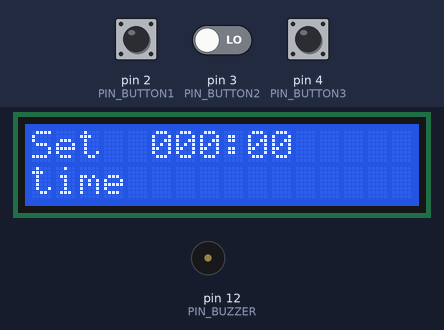
Recording of a program running on a simulated Arduino Uno, built with avr-gcc and run on an emulated ATmega328P. Parts: 16×2 character LCD, buzzer (waves = sounding). The inputs (shaded band) are chosen by the test bench; at power-on: pin 2 (PIN_BUTTON1) LOW, pin 4 (PIN_BUTTON3) LOW, pin 3 (PIN_BUTTON2) LOW. What the program prints to the serial monitor is not drawn.

Above: at 1.2 s.
1.3 s: pin 2 (PIN_BUTTON1) pulled HIGH for 0.15 s
At 2.0 s:
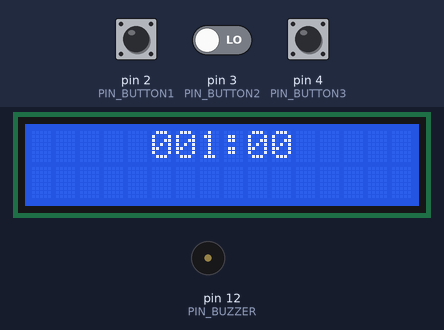
2.9 s: pin 4 (PIN_BUTTON3) pulled HIGH for 0.15 s
At 3.8 s:
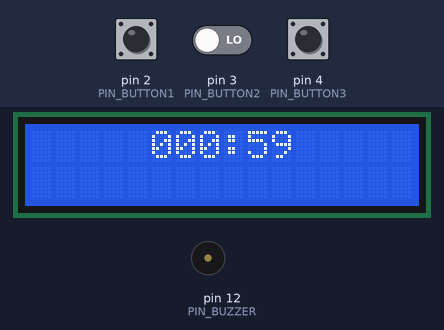
4.5 s: pin 4 (PIN_BUTTON3) pulled HIGH for 1 s
At 5.5 s:
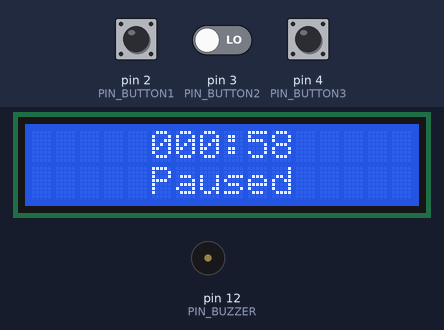
7.0 s: pin 2 (PIN_BUTTON1) pulled HIGH for 1 s
At 7.5 s:
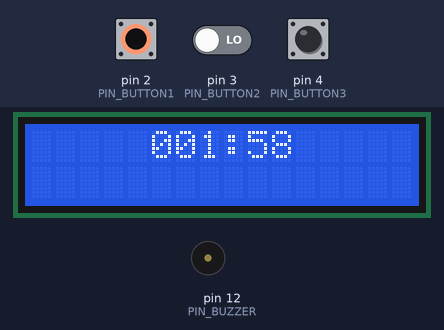
9.5 s: pin 2 (PIN_BUTTON1) driven HIGH and pin 3 (PIN_BUTTON2) driven HIGH
At 10.3 s:
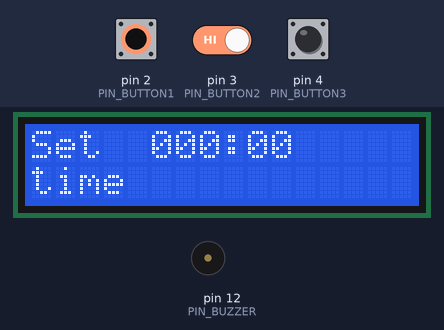
Timing chart, 0 to 13.5 s (numbered marks = the images above; inputs shaded):
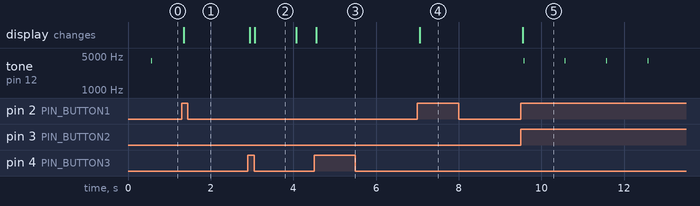

The program:

main.cpp
```cpp
#include <Arduino.h>
#include "main.h"
#include "lcd.h"

static protimer_t protimer;
static void protimer_event_dispatcher(protimer_t *const mobj, event_t const *const e);
static uint8_t process_button_pad_value(uint8_t btn_pad_value);
static void display_init(void);
static void protimer_state_table_init(protimer_t *const mobj);
void setup() {
  // put your setup code here, to run once:
  Serial.begin(115200);
  display_init();
  Serial.println("Productive timer application");
  Serial.println("===========================");
  pinMode(PIN_BUTTON1,INPUT);
  pinMode(PIN_BUTTON2,INPUT);
  pinMode(PIN_BUTTON3,INPUT);

  protimer_state_table_init(&protimer);
  protimer_init(&protimer);
}

void loop() {
  // put your main code here, to run repeatedly:
  uint8_t b1,b2,b3,btn_pad_value;
  protimer_user_event_t ue;
  static uint32_t current_time = millis();
  static protimer_tick_event_t te;

  //1. read the button pad status
  b1 = digitalRead(PIN_BUTTON1);
  b2 = digitalRead(PIN_BUTTON2);
  b3 = digitalRead(PIN_BUTTON3);
  btn_pad_value = (b1<<2)|(b2<<1)|b3;
  //software button de-bouncing
  btn_pad_value = process_button_pad_value(btn_pad_value);

   //2. make an event
  if(btn_pad_value){
    if(btn_pad_value == BTN_PAD_VALUE_INC_TIME){
      ue.super.sig = INC_TIME;
    }else if(btn_pad_value == BTN_PAD_VALUE_DEC_TIME){
      ue.super.sig = DEC_TIME;
    }else if(btn_pad_value == BTN_PAD_VALUE_SP){
      ue.super.sig = START_PAUSE;
    }else if(btn_pad_value == BTN_PAD_VALUE_ABRT){
      ue.super.sig = ABRT;
    }
     //3. send it to event dispatcher
    protimer_event_dispatcher(&protimer,&ue.super);
  }

    //4. dispatch the time tick event for every 100ms
  if(millis() - current_time  >= 100){
    //100ms has passed
    current_time = millis();
    te.super.sig = TIME_TICK;
    if(++te.ss > 10) te.ss = 1;
    protimer_event_dispatcher(&protimer,&te.super);
  }

}

static void protimer_state_table_init(protimer_t *const mobj)
{
    static e_handler_t protimer_state_table[MAX_STATES][MAX_SIGNALS] = {
      [IDLE]	  	  = {&IDLE_Inc_time,NULL,&IDLE_Time_tick,&IDLE_Start_pause,NULL,&IDLE_Entry,&IDLE_Exit},
      [TIME_SET] 	  = {&TIME_SET_Inc_time,&TIME_SET_Dec_time,NULL,&TIME_SET_Start_pause,&TIME_SET_abrt,&TIME_SET_Entry,&TIME_SET_Exit},
      [COUNTDOWN] 	= {NULL,NULL,&COUNTDOWN_Time_tick,&COUNTDOWN_Start_pause,&COUNTDOWN_abrt,NULL,COUNTDOWN_Exit},
      [PAUSE] 		  = {&PAUSE_Inc_time,&PAUSE_Dec_time,NULL,&PAUSE_Start_pause,&PAUSE_abrt,&PAUSE_Entry,&PAUSE_Exit},
      [STAT] 		    = {NULL,NULL,&STAT_Time_tick,NULL,NULL,&STAT_Entry,STAT_Exit}
    };

   mobj->state_table = (uintptr_t*) &protimer_state_table[0][0];

}

static uint8_t process_button_pad_value(uint8_t btn_pad_value)
{
  static button_state_t btn_sm_state = NOT_PRESSED;
  static uint32_t curr_time = millis();

  switch(btn_sm_state){
    case NOT_PRESSED:{
      if(btn_pad_value){
        btn_sm_state = BOUNCE;
        curr_time = millis();
      }
      break;
    }
    case BOUNCE:{
      if(millis() - curr_time >= 50 ){
        //50ms has passed
        if(btn_pad_value){
          btn_sm_state = PRESSED;
          return btn_pad_value;
        }
        else
          btn_sm_state = NOT_PRESSED;
      }
      break;
    }
    case PRESSED:{
      if(!btn_pad_value){
        btn_sm_state = BOUNCE;
        curr_time = millis();
      }
      break;
    }

  }

  return 0;
}

static void protimer_event_dispatcher(protimer_t *const mobj, event_t const *const e)
{
  event_status_t status;
  protimer_state_t source, target;
  e_handler_t ehandler;

  source = mobj->active_state;
  ehandler = (e_handler_t) mobj->state_table[mobj->active_state * MAX_SIGNALS + e->sig];

   if(ehandler)
    status = (*ehandler)(mobj,e);

  if(status == EVENT_TRANSITION){
    target = mobj->active_state;
    event_t ee;
    //1. run the exit action for the source state
    ee.sig = EXIT;
    ehandler =(e_handler_t) mobj->state_table[source*MAX_SIGNALS + EXIT];
     if(ehandler)
      (*ehandler)(mobj,&ee);


    //2. run the entry action for the target state
    ee.sig = ENTRY;
    ehandler =(e_handler_t) mobj->state_table[target * MAX_SIGNALS + ENTRY];
    if(ehandler)
      (*ehandler)(mobj,&ee);
  }

}

static void display_init(void)
{
  lcd_begin(16,2);
  lcd_clear();
  lcd_move_cursor_L_to_R();
  lcd_set_cursor(0,0);
  lcd_no_auto_scroll();
  lcd_cursor_off();
}
```

main.h
```cpp
#ifndef MAIN_H
#define MAIN_H
#include <Arduino.h>

#define PIN_BUTTON1 2
#define PIN_BUTTON2 3
#define PIN_BUTTON3 4
#define PIN_BUZZER  12

//lcd connections
#define PIN_LCD_RS  5
#define PIN_LCD_RW  6
#define PIN_LCD_EN  7
#define PIN_LCD_D4  8
#define PIN_LCD_D5  9
#define PIN_LCD_D6  10
#define PIN_LCD_D7  11

#define BTN_PAD_VALUE_INC_TIME  4
#define BTN_PAD_VALUE_DEC_TIME  2
#define BTN_PAD_VALUE_ABRT      6
#define BTN_PAD_VALUE_SP        1

typedef enum{
    NOT_PRESSED,
    BOUNCE,
    PRESSED
}button_state_t;

/* Various States of the application*/
typedef enum{
    IDLE,
    TIME_SET,
    COUNTDOWN,
    PAUSE,
    STAT,
    MAX_STATES
}protimer_state_t;

/* Signals of the application*/
typedef enum{
    INC_TIME,
    DEC_TIME,
    TIME_TICK,
    START_PAUSE,
    ABRT,
/* Internal activity signals */
    ENTRY,
    EXIT,
    MAX_SIGNALS
}protimer_signal_t;

/* Main application structure */
typedef struct {
    uint32_t curr_time;
    uint32_t elapsed_time;
    uint32_t pro_time;
    protimer_state_t active_state;
    uintptr_t *state_table;
}protimer_t;

typedef struct {
    uint8_t sig;
}event_t;


typedef struct {
    event_t super;
}protimer_user_event_t;


typedef struct {
    event_t super;
    uint8_t ss;
}protimer_tick_event_t;

typedef enum{
    EVENT_HANDLED,
    EVENT_IGNORED,
    EVENT_TRANSITION
}event_status_t;

//prototypes of event handlers
event_status_t IDLE_Inc_time(protimer_t *const mobj, event_t const *const e);
event_status_t IDLE_Time_tick(protimer_t *const mobj, event_t const *const e);
event_status_t IDLE_Start_pause(protimer_t *const mobj, event_t const *const e);
event_status_t IDLE_Entry(protimer_t *const mobj, event_t const *const e);
event_status_t IDLE_Exit(protimer_t *const mobj, event_t const *const e);

event_status_t	COUNTDOWN_Start_pause(protimer_t *const mobj, event_t const *const e);
event_status_t	COUNTDOWN_abrt(protimer_t *const mobj, event_t const *const e);
event_status_t  COUNTDOWN_Exit(protimer_t *const mobj, event_t const *const e);
event_status_t  COUNTDOWN_Time_tick(protimer_t *const mobj, event_t const *const e);

event_status_t PAUSE_Inc_time(protimer_t *const mobj, event_t const *const e);
event_status_t PAUSE_Dec_time(protimer_t *const mobj, event_t const *const e);
event_status_t PAUSE_Start_pause(protimer_t *const mobj, event_t const *const e);
event_status_t PAUSE_abrt(protimer_t *const mobj, event_t const *const e);
event_status_t PAUSE_Entry(protimer_t *const mobj, event_t const *const e);
event_status_t PAUSE_Exit(protimer_t *const mobj, event_t const *const e);


event_status_t TIME_SET_Inc_time(protimer_t *const mobj, event_t const *const e);
event_status_t TIME_SET_Dec_time(protimer_t *const mobj, event_t const *const e);
event_status_t TIME_SET_Start_pause(protimer_t *const mobj, event_t const *const e);
event_status_t TIME_SET_abrt(protimer_t *const mobj, event_t const *const e);
event_status_t TIME_SET_Entry(protimer_t *const mobj, event_t const *const e);
event_status_t TIME_SET_Exit(protimer_t *const mobj, event_t const *const e);

event_status_t STAT_Time_tick(protimer_t *const mobj, event_t const *const e);
event_status_t STAT_Time_tick(protimer_t *const mobj, event_t const *const e);
event_status_t STAT_Entry(protimer_t *const mobj, event_t const *const e);
event_status_t STAT_Exit(protimer_t *const mobj, event_t const *const e);

//function pointer type for event handlers
typedef event_status_t  (*e_handler_t)(protimer_t *const mobj, event_t const *const e);
void protimer_init(protimer_t* mobj);
event_status_t protimer_state_machine(protimer_t *const mobj, event_t const *const e);
#endif 
```

protimer_state_mach.cpp
```cpp
#include "main.h"
#include "lcd.h"

//prototypes of helper functions
static void do_beep(void);
static void display_clear(void);
static void display_message(String s,uint8_t c , uint8_t r);
static void display_time(uint32_t time);

void protimer_init(protimer_t* mobj)
{
    event_t ee;
    e_handler_t ehandler;
    ee.sig = ENTRY;
    mobj->active_state = IDLE;
    mobj->pro_time = 0;
    ehandler = (e_handler_t) mobj->state_table[IDLE * MAX_SIGNALS + ENTRY];
    (*ehandler)(mobj,&ee);
}

event_status_t IDLE_Entry(protimer_t *const mobj, event_t const *const e){
    mobj->curr_time = 0;
    mobj->elapsed_time = 0;
    display_time(0);
    display_message("Set",0,0);
    display_message("time",0,1);
    return EVENT_HANDLED;
}

event_status_t IDLE_Exit(protimer_t *const mobj, event_t const *const e){
    display_clear();
    return EVENT_HANDLED;
}

event_status_t IDLE_Inc_time(protimer_t *const mobj, event_t const *const e){
    mobj->curr_time += 60;
    mobj->active_state = TIME_SET;
    return EVENT_TRANSITION;
}

event_status_t IDLE_Time_tick(protimer_t *const mobj, event_t const *const e){
    if( ((protimer_tick_event_t *)(e))->ss == 5){
        do_beep();
        return EVENT_HANDLED;
    }

    return EVENT_IGNORED;
}

event_status_t IDLE_Start_pause(protimer_t *const mobj, event_t const *const e){
    mobj->active_state = STAT;
    return EVENT_TRANSITION;
}

event_status_t	COUNTDOWN_Start_pause(protimer_t *const mobj, event_t const *const e){
    mobj->active_state = PAUSE;
    return EVENT_TRANSITION;
}
event_status_t	COUNTDOWN_abrt(protimer_t *const mobj, event_t const *const e){
    mobj->active_state = IDLE;
    return EVENT_TRANSITION;
}
event_status_t  COUNTDOWN_Exit(protimer_t *const mobj, event_t const *const e){
    mobj->pro_time += mobj->elapsed_time;
    mobj->elapsed_time = 0;
    return EVENT_HANDLED;
}
event_status_t  COUNTDOWN_Time_tick(protimer_t *const mobj, event_t const *const e){
    if(((protimer_tick_event_t*)(e))->ss == 10){
        --mobj->curr_time;
        ++mobj->elapsed_time;
        display_time(mobj->curr_time);
        if(!mobj->curr_time){
            mobj->active_state = IDLE;
            return EVENT_TRANSITION;
        }
        return EVENT_HANDLED;
    }
    return EVENT_IGNORED;
}

event_status_t PAUSE_Inc_time(protimer_t *const mobj, event_t const *const e){
    mobj->curr_time += 60;
    mobj->active_state = TIME_SET;
    return EVENT_TRANSITION;
}
event_status_t PAUSE_Dec_time(protimer_t *const mobj, event_t const *const e){
    if(mobj->curr_time >= 60){
        mobj->curr_time -= 60;
        mobj->active_state = TIME_SET;
        return EVENT_TRANSITION;
    }
    return EVENT_IGNORED;
}
event_status_t PAUSE_Start_pause(protimer_t *const mobj, event_t const *const e){
    mobj->active_state = COUNTDOWN;
    return EVENT_TRANSITION;
}
event_status_t PAUSE_abrt(protimer_t *const mobj, event_t const *const e){
    mobj->active_state = IDLE;
    return EVENT_TRANSITION;
}
event_status_t PAUSE_Entry(protimer_t *const mobj, event_t const *const e){
    display_message("Paused",5,1);
    return EVENT_HANDLED;
}
event_status_t PAUSE_Exit(protimer_t *const mobj, event_t const *const e){
    display_clear();
    return EVENT_HANDLED;
}

event_status_t TIME_SET_Inc_time(protimer_t *const mobj, event_t const *const e){
    mobj->curr_time += 60;
    display_time(mobj->curr_time);
    return EVENT_HANDLED;
}
event_status_t TIME_SET_Dec_time(protimer_t *const mobj, event_t const *const e){
    if(mobj->curr_time >=60){
        mobj->curr_time -= 60;
        display_time(mobj->curr_time);
        return EVENT_HANDLED;
    }
    return EVENT_IGNORED;
}
event_status_t TIME_SET_Start_pause(protimer_t *const mobj, event_t const *const e){
    if(mobj->curr_time >=60){
        mobj->active_state = COUNTDOWN;
        return EVENT_TRANSITION;
    }
    return EVENT_IGNORED;
}
event_status_t TIME_SET_abrt(protimer_t *const mobj, event_t const *const e){
    mobj->active_state = IDLE;
    return EVENT_TRANSITION;
}
event_status_t TIME_SET_Entry(protimer_t *const mobj, event_t const *const e){
    display_time(mobj->curr_time);
    return EVENT_HANDLED;
}

event_status_t TIME_SET_Exit(protimer_t *const mobj, event_t const *const e){
    display_clear();
    return EVENT_HANDLED;
}

event_status_t STAT_Time_tick(protimer_t *const mobj, event_t const *const e){
    static int tick_count = 0;
    if(++tick_count == 30){
        tick_count = 0;
        mobj->active_state = IDLE;
        return EVENT_TRANSITION;
    }
    return EVENT_IGNORED;
}

event_status_t STAT_Entry(protimer_t *const mobj, event_t const *const e){
    display_time(mobj->pro_time);
    display_message("Productive TTT",1,1);
    return EVENT_HANDLED;
}
event_status_t STAT_Exit(protimer_t *const mobj, event_t const *const e){
    display_clear();
    return EVENT_HANDLED;
}

//////////////////////////helper functions//////////////////////////
static void display_time(uint32_t time){
  char buf[7];
  String time_msg;

  uint16_t m = time / 60;
  uint8_t s = time % 60;
  sprintf(buf,"%03d:%02d",m,s);

  time_msg = (String)buf;
  lcd_set_cursor(5,0);
  lcd_print_string(time_msg);
}

static void display_message(String s,uint8_t c , uint8_t r){
    lcd_set_cursor(c,r);
    lcd_print_string(s);
}

static void display_clear(void){
    lcd_clear();
}

static void do_beep(void){
    tone(PIN_BUZZER, 4000, 25);
}
```

lcd.cpp
```cpp
#include "lcd.h"
#include "main.h"

#include<LiquidCrystal.h>

LiquidCrystal lcd(PIN_LCD_RS,PIN_LCD_RW,PIN_LCD_EN,PIN_LCD_D4,PIN_LCD_D5,PIN_LCD_D6,PIN_LCD_D7);

void lcd_clear(void){
    lcd.clear();
}
void lcd_print_char(char c){
    lcd.print(c);
}

void lcd_scroll_left(void){
    lcd.scrollDisplayLeft();
}
void lcd_scroll_right(void){
    lcd.scrollDisplayRight();
}
void lcd_set_cursor(int c, int r){
    lcd.setCursor(c,r);
}
void lcd_no_auto_scroll(void){
    lcd.noAutoscroll();
}
void lcd_begin(uint8_t cols , uint8_t rows){
    lcd.begin(cols,rows);
}
void lcd_move_cursor_R_to_L(void){
    lcd.rightToLeft();
}
void lcd_move_cursor_L_to_R(void){
    lcd.leftToRight();
}
void lcd_cursor_off(void){
    lcd.noCursor();
}
void lcd_cursor_blinkoff(void){
    lcd.noBlink();
}
void lcd_print_number(int num){
    lcd.print(num);
}
void lcd_print_string(String s){
    lcd.print(s);
}
```

lcd.h
```cpp
#ifndef LCD_H
#define LCD_H
#include <Arduino.h>

void lcd_clear(void);
void lcd_print_char(char c);
void lcd_scroll_left(void);
void lcd_scroll_right(void);
void lcd_set_cursor(int c, int r);
void lcd_no_auto_scroll(void);
void lcd_begin(uint8_t cols, uint8_t rows);
void lcd_move_cursor_R_to_L(void);
void lcd_move_cursor_L_to_R(void);
void lcd_cursor_off(void);
void lcd_cursor_blinkoff(void);
void lcd_print_number(int num);
void lcd_print_string(String s);
#endif
```

Measured:
- after the input at 1.3 s, tone on pin 12 (PIN_BUZZER): stops changing and stays silent; the display: changes after 0.05 s (image 1)
- after the input at 2.9 s, the display: first changes after 0.05 s (image 2 shows a later state)
- after the input at 4.5 s, the display: changes after 0.05 s (image 3)
- after the input at 7.0 s, the display: changes after 0.05 s (image 4)
- after the input at 9.5 s, tone on pin 12 (PIN_BUZZER): alternates 4000 Hz for 0.03 s and silent for 0.98 s, starting after 0.07 s; the display: changes after 0.05 s (image 5)
